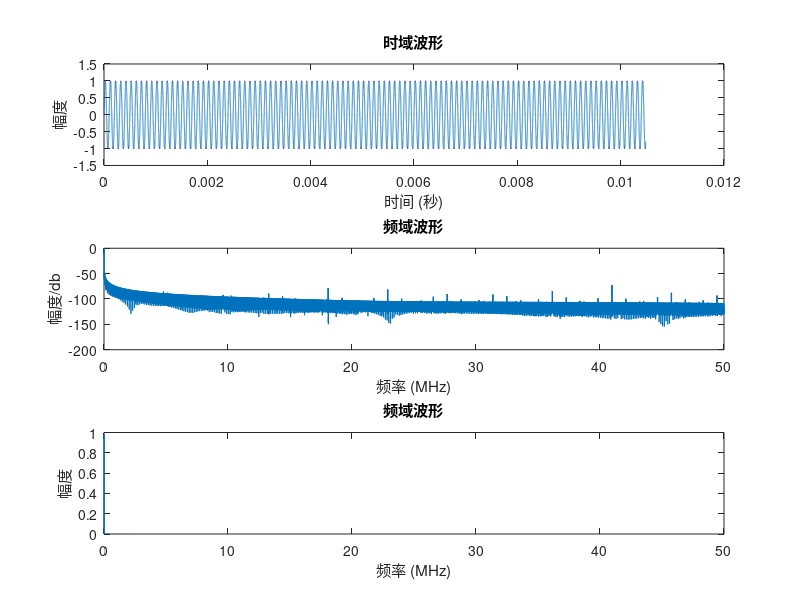

Recreate this plot in MATLAB.
%% 角度分解法
%% 清理工作区
clc;            %清除命令行
clear all;      %清楚工作区变量，释放空间

%% ROM表
%% 数据参数

F1= 1e8;           %信号频率
Fs=2^12;        %采样频率
T4 = 1/(4*F1);   %周期的时间
N=2^12;         %累加器位数/采样点数
P1=0;           %信号初始相位
t = linspace(0, T4, N/4);%在2pi中的前二分之pi中生成四分之一个rom单位用来存储波形数据
T = 2 ^ 20;%仿真的实践
%% 粗细ROM表的生成
B_weishu = 4;
for i = 1 : N/4

    A = bitshift(round(2*pi*F1*i) , -B_weishu);%粗ROM中A和细ROM中B的确定
    A = T4 * A * 4 / N;
    
    B = round(2*pi*F1*i) - 2^(12 - B_weishu) * A;
    B = T4 * B * 4 / N;    
    if(i <= 2^(12 - B_weishu))
        a(i) = sin(A);
    end
    b(i) = cos(A)*sin(B);
end

%量化
A = 2^0;
ADC = A-1; 
rom1 =  A * a  ;
rom2 =  A * b;

%% 绘图验证
%figure;
%plot(4096*t,car)

%% 参数设置

fre_weishu = 32; %累加器位数
fre_add = 0;
romaddr_reg = 0;
dac_data = 0;
jieduan = 20; %截断位数
lfm_fre = 0;
fuhao = 1;%符号位，根据theta的象限来决定符号的正负
Fc =1e8;
f0 = 0.01e6;

F_WORD = round(f0*2^fre_weishu/Fc);
P_WORD = 0;
%% 相位累加器
for i = 1:T      
    
    if fre_add + F_WORD > 2^fre_weishu -1 %%累加判断是否溢出
        fre_add = fre_add + F_WORD - 2^fre_weishu  + 1;
%         fre_add = 0;
    else
        fre_add = fre_add + F_WORD ;
    end
        s1(i) = fre_add;
    
    % 相位截断
    romaddr_reg = bitshift(fre_add, -jieduan)+ P_WORD; 

% pi/2 - N/4                   ,     pi - 2048  - > N/2 - theta 
%3/2 * pi - 3072 - > theta - N/2,   2*pi - 4096 - > N - theta

    if romaddr_reg > N
            romaddr_reg = romaddr_reg - N ;
    end


    A = bitshift(romaddr_reg , -B_weishu); 
    %第4象限
if (romaddr_reg > 3/4*N) && (romaddr_reg <= N)
        romaddr_reg = N - romaddr_reg;
        rom_cu = rom1(A);
        rom_xi = rom2(romaddr_reg); 
        dac_data =ADC - (rom_cu + rom_xi);
        fuhao = 4;
    %第3象限    
elseif romaddr_reg > N/2 && romaddr_reg <= 3/4*N 
        romaddr_reg = 3/4*N - romaddr_reg;
        rom_cu = rom1(A);
        rom_xi = rom2(N/4 - romaddr_reg);        
        dac_data = ADC - (rom_cu + rom_xi);
        fuhao = 3;        
    %第2象限    
elseif romaddr_reg <= N/2 && romaddr_reg > N/4
        romaddr_reg =  N/2 - romaddr_reg ;
        rom_cu = rom1(A);
        rom_xi = rom2(romaddr_reg+1);
       dac_data =rom_cu + rom_xi + ADC; 
        fuhao = 2;
    %第1象限    
elseif romaddr_reg <= N/4  && romaddr_reg > 0
        rom_cu = rom1(A+1);

        rom_xi = rom2(romaddr_reg);
        dac_data =rom_cu + rom_xi + ADC; 
        fuhao = 1;
end    
    
    ss(i) = A;
    s2(i) = romaddr_reg;
    %相幅转换器
%    disp(fuhao);
    s3(i) = dac_data ;
end

%绘图观察累加器中的每个变量的变化
%plot(s1);hold on;
%plot(s2);
%figure;
%plot(s2);


%% 结果进行验证
figure;
subplot(3,1,1);
T2 = (1 : T)/(Fc);
plot(T2,s3);
title('时域波形');
xlabel('时间 (秒)');
ylabel('幅度');
Y = fft(s3);  % 计算离散傅里叶变换
P2 = abs(Y/T);  % 计算幅度谱
P1 = P2(1:T/2+1);  % 取一半的频谱（单侧频谱）

P1(2:end-1) = 2*P1(2:end-1);  % 倍频谱幅度（除直流分量和Nyquist频率）
Z = 20*log10(P1);
f = F1*(0:(T/2))/T;  % 构建频率向量

subplot(3,1,2);
plot(f/1e6, Z);
title('频域波形');
xlabel('频率 (MHz)');
ylabel('幅度/db');

subplot(3,1,3);
plot(f/1e6, P1);
title('频域波形');
xlabel('频率 (MHz)');
ylabel('幅度');

